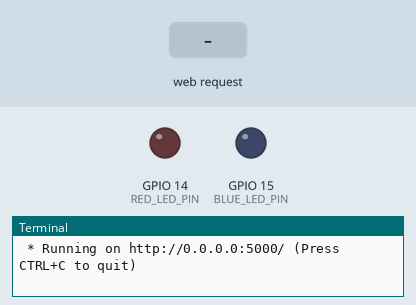
This program was run on a simulated Raspberry Pi (BCM pin numbers). On the bench: output pins drawn as LEDs (lit = HIGH), the last lines printed to the terminal. The test bench sets the inputs (shaded band). The clock reads 2024-03-15 10:24:30 at power-on unless the program sets it.

Above: at 1.2 s.
1.3 s: HTTP request for /led/RED/on received
At 2.5 s:
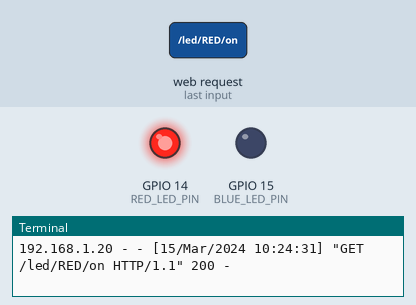
2.8 s: HTTP request for /led/BLUE/on received
At 3.6 s:
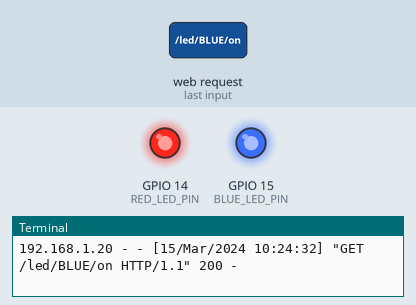
4.3 s: HTTP request for /led/RED/off received
At 4.7 s:
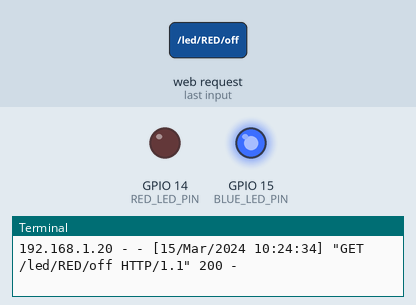
Timing chart, 0 to 7.3 s (numbered marks = the images above; inputs shaded):
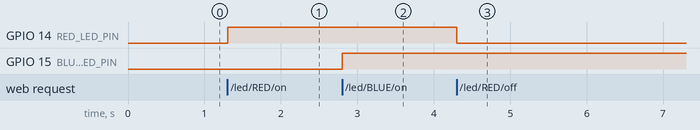

Measured:
- after the input at 1.3 s, GPIO 14 (RED_LED_PIN): LOW → HIGH at once
- after the input at 2.8 s, GPIO 15 (BLUE_LED_PIN): LOW → HIGH at once
- after the input at 4.3 s, GPIO 14 (RED_LED_PIN): HIGH → LOW at once

The program:

flask_led_task.py
```python
from flask import Flask, render_template
import RPi.GPIO as GPIO

RED_LED_PIN = 14
BLUE_LED_PIN = 15
GPIO.setmode(GPIO.BCM)
GPIO.setup(RED_LED_PIN, GPIO.OUT)
GPIO.setup(BLUE_LED_PIN, GPIO.OUT)

default_return = '''
    <p><h1>LED ON/OFF</h1></p><a href='/led/RED/on'><button type="button">RED LED ON</button></a> <a href='/led/RED/off'><button type="button">RED LED OFF</button></a>
    <a href='/led/BLUE/on'><button type="button">BLUE LED ON</button></a> <a href='/led/BLUE/off'><button type="button">BLUE LED OFF</button></a>
    '''

app = Flask(__name__)

@app.route("/")
def hello_world():
    return render_template('led2.html')

@app.route("/led/<color>/<op>")
def led_op(color, op):
    if color == 'RED':
        LED_PIN = RED_LED_PIN
    else:
        LED_PIN = BLUE_LED_PIN
    if op == "on":
        GPIO.output(LED_PIN, GPIO.HIGH)
        return default_return + "<p><h1>" + color + " LED ON</h1></p>"
    elif op == "off":
        GPIO.output(LED_PIN, GPIO.LOW)
        return default_return + "<p><h1>" + color + " LED OFF</h1></p>"

if __name__ == "__main__":
    try:
        app.run(host="0.0.0.0")
    finally:
        GPIO.cleanup()
```
